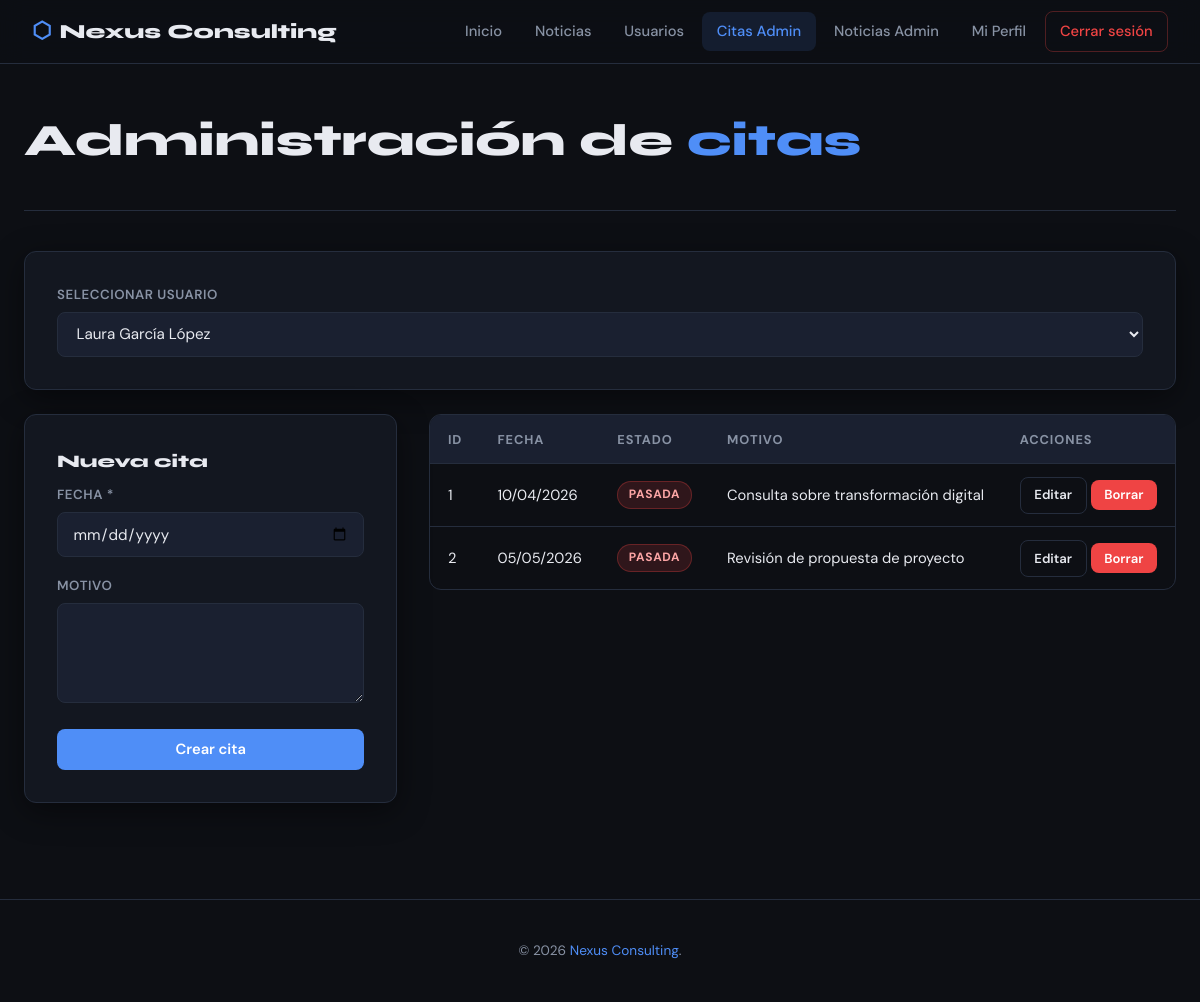
The app's page /admin/citas-administracion.php?user=2 (signed in) with its own data.
### tables this page shows
CREATE TABLE citas (
    idCita       INT          NOT NULL AUTO_INCREMENT,
    idUser       INT          NOT NULL,
    fecha_cita   DATE         NOT NULL,
    motivo_cita  TEXT,
    PRIMARY KEY (idCita),
    CONSTRAINT fk_cita_user FOREIGN KEY (idUser) REFERENCES users_data(idUser) ON DELETE CASCADE
);

### admin/citas-administracion.php (the view, shortened to what this page needs)
<?php
require_once __DIR__ . '/../includes/db.php';
$hoy     = date('Y-m-d');
$res_u = $conn->query("SELECT d.idUser, d.nombre, d.apellidos FROM users_data d JOIN users_login l ON l.idUser=d.idUser WHERE l.rol='user' ORDER BY d.nombre");
$usuariosLista = $res_u->fetch_all(MYSQLI_ASSOC);
$idUserSel = (int)($_GET['user'] ?? $_POST['idUserSel'] ?? 0);
$citas = [];
if ($idUserSel) {
    $st = $conn->prepare("SELECT * FROM citas WHERE idUser=? ORDER BY fecha_cita ASC");
    $st->bind_param('i', $idUserSel); $st->execute();
    $citas = $st->get_result()->fetch_all(MYSQLI_ASSOC);
}
$editando = null;
?>
<!DOCTYPE html>
<html lang="es">
<head>
    <link rel="stylesheet" href="/css/style.css">
</head>
<body>
<?php require_once __DIR__ . '/../includes/navbar.php'; ?>
<div class="page" style="padding-top:2.5rem;">
    <div class="page-header" style="padding-top:0;">
        <h1>Administración de <span style="color:var(--accent)">citas</span></h1>
    </div>
    <div class="card" style="margin-bottom:1.5rem;">
        <form method="GET" style="display:flex; align-items:flex-end; gap:1rem; flex-wrap:wrap;">
            <div class="form-group" style="margin:0; flex:1; min-width:200px;">
                <label>Seleccionar usuario</label>
                <select name="user" onchange="this.form.submit()">
                    <?php foreach ($usuariosLista as $u): ?>
                    <option value="<?= $u['idUser'] ?>" <?= $idUserSel==$u['idUser']?'selected':'' ?>>
                        <?= htmlspecialchars($u['nombre'].' '.$u['apellidos']) ?>
                    </option>
                    <?php endforeach; ?>
                </select>
            </div>
        </form>
    </div>
    <?php if ($idUserSel): ?>
    <div style="display:grid; grid-template-columns:1fr 2fr; gap:2rem; align-items:start;">
        <div class="card">
            <h2 class="card-title" style="font-size:1.1rem;"><?= $editando ? 'Editar cita' : 'Nueva cita' ?></h2>
            <form method="POST" novalidate>
                <div class="form-group">
                    <label>Fecha *</label>
                    <input type="date" name="fecha_cita" value="<?= htmlspecialchars($editando['fecha_cita'] ?? '') ?>" required>
                </div>
                <div class="form-group">
                    <label>Motivo</label>
                    <textarea name="motivo_cita" rows="3"><?= htmlspecialchars($editando['motivo_cita'] ?? '') ?></textarea>
                </div>
                <button type="submit" class="btn btn-primary btn-block"><?= $editando ? 'Actualizar' : 'Crear cita' ?></button>
            </form>
        </div>
        <div>
            <?php if (empty($citas)): ?>
                <div class="alert alert-info">ℹ️ Este usuario no tiene citas.</div>
            <?php else: ?>
            <div class="table-wrap">
                <table>
                    <thead><tr><th>ID</th><th>Fecha</th><th>Estado</th><th>Motivo</th><th>Acciones</th></tr></thead>
                    <tbody>
                    <?php foreach ($citas as $c): ?>
                    <tr>
                        <td><?= $c['idCita'] ?></td>
                        <td><?= date('d/m/Y', strtotime($c['fecha_cita'])) ?></td>
                        <td><span class="badge badge-<?= $c['fecha_cita'] >= $hoy ? 'future' : 'past' ?>"><?= $c['fecha_cita'] >= $hoy ? 'Futura' : 'Pasada' ?></span></td>
                        <td><?= htmlspecialchars($c['motivo_cita'] ?? '—') ?></td>
                        <td>
                            <a href="?user=<?= $idUserSel ?>&editar=<?= $c['idCita'] ?>" class="btn btn-ghost btn-sm">Editar</a>
                            <form method="POST" style="display:inline" onsubmit="return confirm('¿Eliminar cita?')">
                                <button type="submit" class="btn btn-danger btn-sm">Borrar</button>
                            </form>
                        </td>
                    </tr>
                    <?php endforeach; ?>
                    </tbody>
                </table>
            </div>
            <?php endif; ?>
        </div>
    </div>
    <?php else: ?>
        <div class="alert alert-info">ℹ️ Selecciona un usuario para gestionar sus citas.</div>
    <?php endif; ?>
</div>
<footer><p>© <?= date('Y') ?> <span>Nexus Consulting</span>.</p></footer>
</body>
</html>

### css/style.css (style rules this page uses)
:root { --bg: #0d0f14; --bg2: #131720; --bg3: #1a2030; --accent: #4f8ef7; --accent2: #7c3aed; --text: #e8eaf0; --text-muted:#8892a4; --border: #252d3d; --success: #22c55e; --error: #ef4444; --warn: #f59e0b; --radius: 12px; --shadow: 0 8px 32px rgba(0,0,0,.45); }
*, *::before, *::after { box-sizing: border-box; margin: 0; padding: 0; }
html { scroll-behavior: smooth; }
body { font-family: 'DM Sans', sans-serif; background: var(--bg); color: var(--text); min-height: 100vh; line-height: 1.65; }
a { color: var(--accent); text-decoration: none; transition: color .2s; }
.page { max-width: 1200px; margin: 0 auto; padding: 2rem 1.5rem; }
.btn { display: inline-flex; align-items: center; gap: .5rem; padding: .65rem 1.4rem; border-radius: 8px; font-size: .92rem; font-weight: 600; cursor: pointer; border: none; transition: all .2s; font-family: inherit; }
.btn-primary { background: var(--accent); color: #fff; }
.btn-ghost { background: transparent; color: var(--text); border: 1px solid var(--border); }
.btn-danger { background: var(--error); color: #fff; }
.btn-sm { padding: .4rem .85rem; font-size: .82rem; }
.btn-block { width: 100%; justify-content: center; }
.card { background: var(--bg2); border: 1px solid var(--border); border-radius: var(--radius); padding: 2rem; box-shadow: var(--shadow); }
.card-title { font-family: 'Syne', sans-serif; font-size: 1.5rem; font-weight: 800; margin-bottom: .5rem; }
.form-group { margin-bottom: 1.1rem; }
label { display: block; font-size: .83rem; font-weight: 600; margin-bottom: .4rem; color: var(--text-muted); letter-spacing: .04em; text-transform: uppercase; }
input, select, textarea { width: 100%; padding: .65rem .9rem; background: var(--bg3); border: 1px solid var(--border); border-radius: 8px; color: var(--text); font-family: inherit; font-size: .95rem; transition: border-color .2s; outline: none; }
textarea { resize: vertical; min-height: 100px; }
select option { background: var(--bg2); }
.table-wrap { overflow-x: auto; border-radius: var(--radius); border: 1px solid var(--border); }
table { width: 100%; border-collapse: collapse; }
thead { background: var(--bg3); }
th { padding: .85rem 1.1rem; text-align: left; font-size: .8rem; font-weight: 700; text-transform: uppercase; letter-spacing: .07em; color: var(--text-muted); white-space: nowrap; }
td { padding: .8rem 1.1rem; font-size: .92rem; border-top: 1px solid var(--border); vertical-align: middle; }
.badge { display: inline-block; padding: .2rem .65rem; border-radius: 99px; font-size: .75rem; font-weight: 700; text-transform: uppercase; letter-spacing: .06em; }
.badge-past { background: rgba(239,68,68,.15); color: #fca5a5; border: 1px solid rgba(239,68,68,.3); }
.page-header { padding: 3rem 0 2rem; border-bottom: 1px solid var(--border); margin-bottom: 2.5rem; }
.page-header h1 { font-family: 'Syne', sans-serif; font-size: clamp(1.8rem, 4vw, 2.8rem); font-weight: 800; }
footer { border-top: 1px solid var(--border); padding: 2.5rem 2rem; text-align: center; color: var(--text-muted); font-size: .85rem; margin-top: 4rem; }
footer span { color: var(--accent); }

### records on screen
citas: idCita "1", fecha_cita "10/04/2026", shows "PASADA", motivo_cita "Consulta sobre transformación digital"
citas: idCita "2", fecha_cita "05/05/2026", shows "PASADA", motivo_cita "Revisión de propuesta de proyecto"

### other values on screen
$label "Inicio Noticias Usuarios Citas Admin Noticias Admin Mi Perfil"
form field user "Laura García López"
